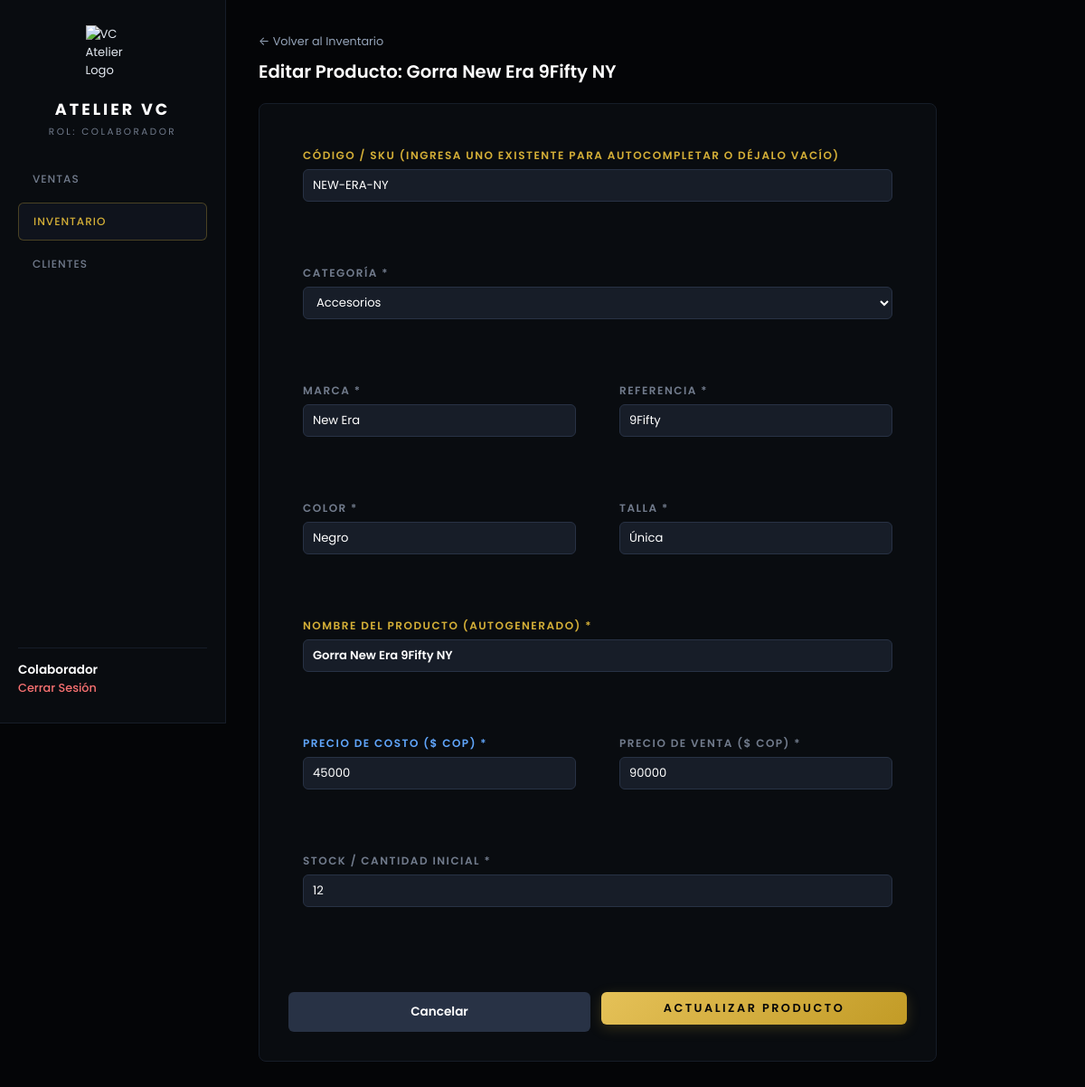
The page /inventario/44/editar (signed in) on the database as committed earlier.
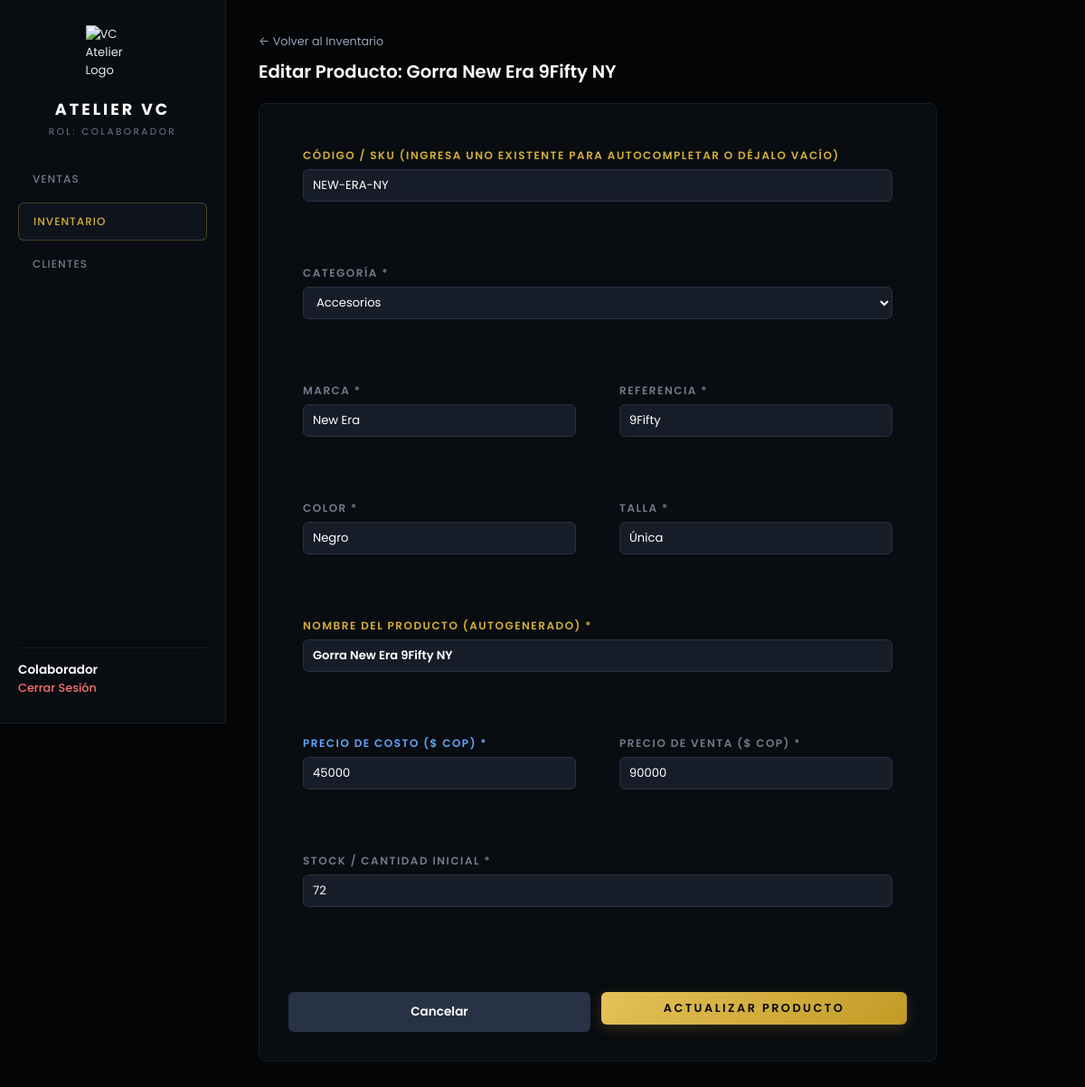
The same page on the database as committed later.
### config/models.py (models this page shows)
class Producto(Base):
    __tablename__ = "productos"
    id = Column(Integer, primary_key=True, index=True)
    nombre = Column(String(200), nullable=False)
    categoria = Column(String(50), nullable=True)
    marca = Column(String(50), nullable=True)
    referencia = Column(String(50), nullable=True)
    color = Column(String(50), nullable=True)
    talla = Column(String(20), nullable=True)
    codigo = Column(String(50), unique=True, nullable=True)
    precio = Column(Float, nullable=False)  # Precio de venta base
    precio_costo = Column(Float, default=0.0)  # Precio en que nos sale
    stock = Column(Integer, default=0)
    creado_en = Column(DateTime, default=hora_colombia)

### main.py (the view)
@app.get("/inventario/{producto_id}/editar", response_class=HTMLResponse)
async def vista_editar_producto(producto_id: int, request: Request, db: Session = Depends(get_db)):
    user = get_current_user(request)
    if not user:
        return RedirectResponse(url="/login", status_code=status.HTTP_303_SEE_OTHER)
    producto = db.query(Producto).filter(Producto.id == producto_id).first()
    if not producto:
        return RedirectResponse(url="/inventario", status_code=status.HTTP_303_SEE_OTHER)
    return templates.TemplateResponse(
        request=request,
        name="producto_nuevo.html",
        context={
            "user": user,
            "producto": producto,
            "categorias_oficiales": CATEGORIAS_OFICIALES,
            "active_page": "inventario",
            "error": None
        }
    )

### templates/producto_nuevo.html (shortened to what the changed rows need)
{% extends "base.html" %}
{% block content %}
<link href="https://cdn.jsdelivr.net/npm/tom-select@2.2.2/dist/css/tom-select.bootstrap5.min.css" rel="stylesheet">
<a href="/inventario" style="color: #94A3B8; text-decoration: none; font-size: 0.8rem;">← Volver al Inventario</a>
<h2 style="color: #FFFFFF; font-weight: 600; margin-top: 8px; margin-bottom: 20px;">
    {% if producto %}Editar Producto: {{ producto.nombre }}{% else %}Registrar Nuevo Producto{% endif %}
</h2>
<div style="background: #11151C; border: 1px solid #1E2638; border-radius: 8px; padding: 24px; max-width: 750px;">
    <form action="{% if producto %}/inventario/{{ producto.id }}/actualizar{% else %}/inventario/guardar{% endif %}" method="POST">
        <div class="venta-grid" style="grid-template-columns: repeat(auto-fit, minmax(220px, 1fr)); gap: 16px;">
            <div class="form-group" style="grid-column: span 2;">
                <label style="color: #D4AF37;">CÓDIGO / SKU (Ingresa uno existente para autocompletar o déjalo vacío)</label>
                <input type="text" id="inputCodigo" name="codigo" value="{{ producto.codigo if producto else '' }}" {% if producto %}disabled{% endif %} placeholder="Ej. ACC-BC-WALLETL">
            </div>
{% set cats = [
    "Sudadera",
    "Pantaloneta",
    "Pantaloneta",
    "Reloj",
    "Loción",
    "Jean",
    "Buzo",
    "Tenis",
    "Camiseta",
    "Gorra",
    "Camisa tipo polo",
    "Bodys",
    "Buzo corto",
    "Vestido",
    "Conjunto",
    "Billetera",
    "Blusa",
    "Otros"
] %}
            <div class="form-group">
                <label>MARCA *</label>
                <input type="text" id="inputMarca" name="marca" required value="{{ producto.marca if producto else '' }}" placeholder="Ej. Nike / Zara">
            </div>
            <div class="form-group">
                <label>REFERENCIA *</label>
                <input type="text" id="inputReferencia" name="referencia" required value="{{ producto.referencia if producto else '' }}" placeholder="Ej. Ref 502">
            </div>
            <div class="form-group">
                <label>COLOR *</label>
                <input type="text" id="inputColor" name="color" required value="{{ producto.color if producto else '' }}" placeholder="Ej. Negro / Vino tinto">
            </div>
            <div class="form-group">
                <label>TALLA *</label>
                <input type="text" id="inputTalla" name="talla" required value="{{ producto.talla if producto else '' }}" placeholder="Ej. M / 32 / 38">
            </div>
            <div class="form-group" style="grid-column: span 2;">
                <label style="color: #D4AF37;">NOMBRE DEL PRODUCTO (AUTOGENERADO) *</label>
                <input type="text" id="inputNombreFinal" name="nombre" readonly required value="{{ producto.nombre if producto else '' }}"
                       style="background: #171D28; border: 1px solid #D4AF37; color: #D4AF37; font-weight: 600;" placeholder="Se generará solo...">
            </div>
            <div class="form-group">
                <label style="color: #60A5FA;">PRECIO DE COSTO ($ COP) *</label>
                <input type="number" step="1" id="inputPrecioCosto" name="precio_costo" required
                       value="{{ producto.precio_costo | int if producto and producto.precio_costo is not none else '' }}"
                       {% if producto and user.rol != 'ADMIN' %}disabled{% endif %}
                       placeholder="Ej. 60000" style="border-color: #3b82f6;">
            </div>
            <div class="form-group">
                <label>PRECIO DE VENTA ($ COP) *</label>
                <input type="number" step="1" id="inputPrecio" name="precio" required
                       value="{{ producto.precio | int if producto and producto.precio is not none else '' }}"
                       placeholder="Ej. 120000">
            </div>
            <div class="form-group" style="grid-column: span 2;">
                <label>STOCK / CANTIDAD INICIAL *</label>
                <input type="number" id="inputStock" name="stock" required value="{{ producto.stock if producto else 0 }}" placeholder="Ej. 10">
            </div>
        </div>
    </form>
</div>
{% endblock %}

Rows that differ between the two databases and show on the page:
changed Producto "Gorra New Era 9Fifty NY": stock "12" → "72"
